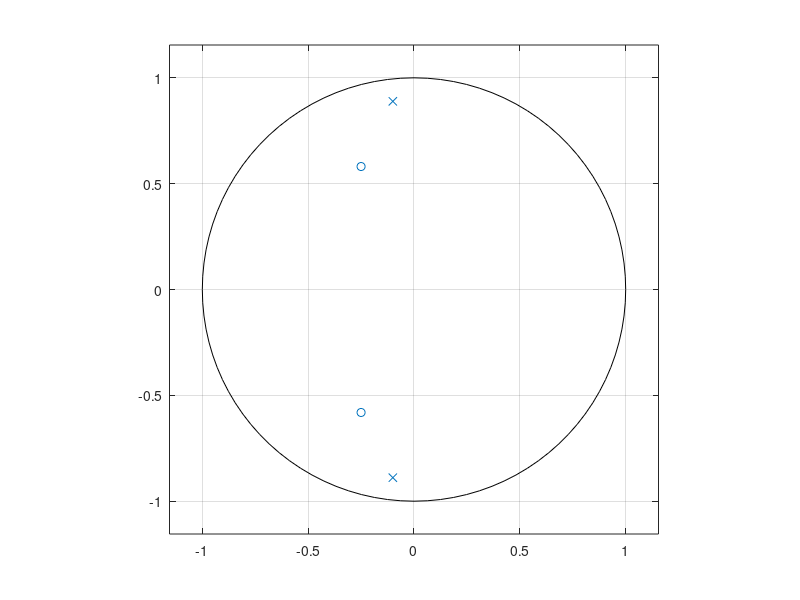

Write MATLAB code to recreate this figure. (Note: this script raises an error after producing the figure.)
%Signals PSET 8
%Camille Chow
%5/10/17

%1)
%a) ARMA
%b) Innovations
%c) v(n) = x(n) + 0.2x(n-1) + 0.8x(n-2) - 0.5v(n-1) - 0.4v(n-2)
%d) Sx(w) = 4*|1+0.5exp(-jw)+0.4exp(-2jw)|^2/|1+0.2exp(-jw)+0.8exp(-2jw)|^2

%% 2)
num = [1 .5 .4];
den = [1 .2 .8];
figure
zplane(num,den)
%% 3)
N = 10000;
v = 2*randn(1,N);
x = filter(num,den,v);
%% 4)
m0 = 4;
r = [1,4];
for m = 0:m0
    r(m+1) = sum(x(m+1:end).*x(1:end - m))/N;
end
%% 5)
M = 5;
R = toeplitz(r);
%% 6)
eigenvalues = eig(R)
%% 7)
[s_est,w] = pwelch(x,hamming(512),256,512);
%% 8)
s_est = s_est/max(s_est);
[h,w] = freqz(num,den,w);
S = abs(h).^2;
S = S/max(S);
figure
plot(w,s_est,w,S);
xlim([0 pi])
legend('estimate','exact')
title('S vs S_e_s_t');
xlabel('w')
ylabel('Power')
%% 9)
[z,p, k] = tf2zp(num,den);
angle(max(p))
w(S==max(S))
%% 10)
A = toeplitz([x(5) x(4) x(3) x(2),x(1)],x(5:N));
[U, S, V] = svd(A);
(diag(S).^2)/(N-m0+1)
R*U./U